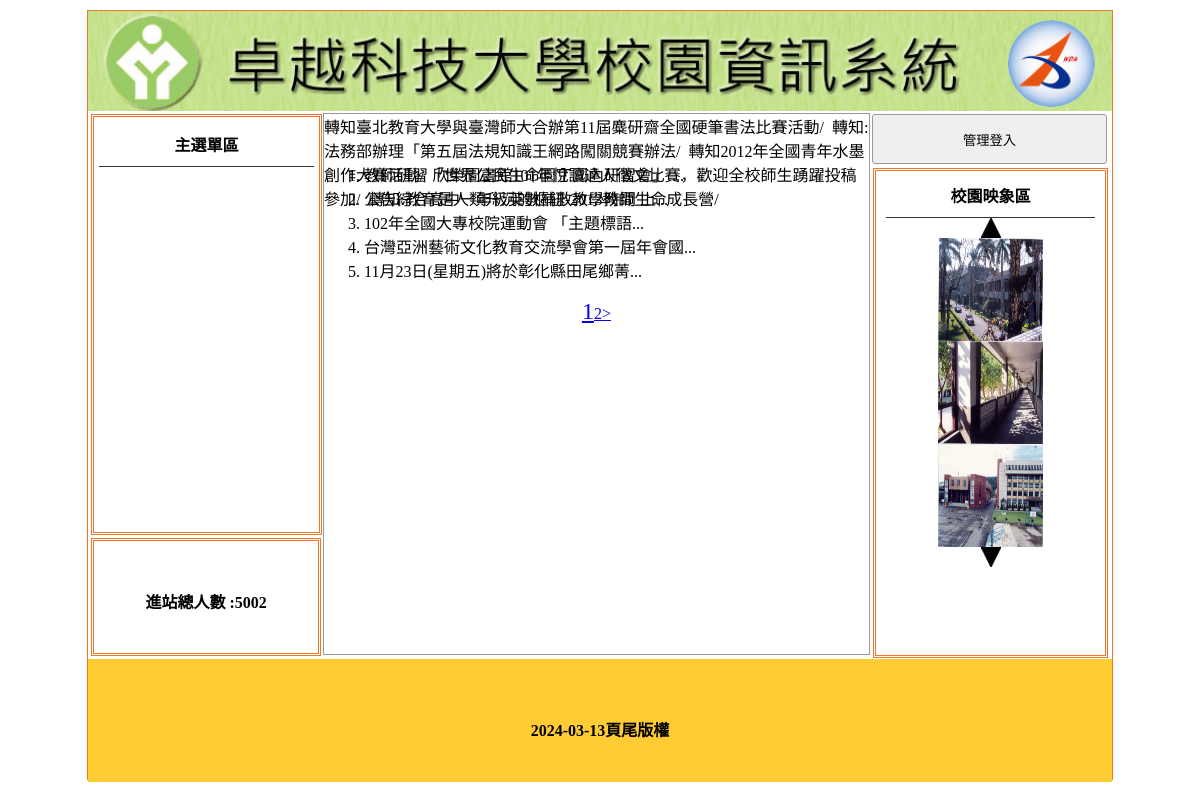
The app's page /?do=news with its own data.
### tables this page shows
CREATE TABLE `titles` (
  `id` int(10) UNSIGNED NOT NULL,
  `img` text NOT NULL,
  `text` text NOT NULL,
  `sh` int(1) NOT NULL DEFAULT 0
);

CREATE TABLE `total` (
  `id` int(10) UNSIGNED NOT NULL,
  `total` int(5) NOT NULL
);

CREATE TABLE `ad` (
  `id` int(10) UNSIGNED NOT NULL,
  `text` text NOT NULL,
  `sh` int(1) NOT NULL DEFAULT 1
);

CREATE TABLE `news` (
  `id` int(10) UNSIGNED NOT NULL,
  `text` text NOT NULL,
  `sh` int(1) NOT NULL DEFAULT 1
);

CREATE TABLE `image` (
  `id` int(10) UNSIGNED NOT NULL,
  `img` text NOT NULL,
  `sh` int(1) NOT NULL DEFAULT 1
);

CREATE TABLE `bottom` (
  `id` int(10) UNSIGNED NOT NULL,
  `bottom` text NOT NULL
);

### api/db.php (called while the page is built, shortened)
<?php
class DB
{
    protected $dsn = "mysql:host=localhost;charset=utf8;dbname=c1-06";
    protected $pdo;
    protected $table;
    public function __construct($table)
    {
        $this->table = $table;
        $this->pdo = new PDO($this->dsn, 'root', '');
    }
    private function a2s($array)
    {
        foreach ($array as $col => $value) {
            $tmp[] = "`$col`='$value'";
        }
        return $tmp;
    }
    function find($id)
    {
        $sql = "select * from `$this->table` where ";
        if (is_array($id)) {
            $tmp = $this->a2s($id);
            $sql .= join(" && ", $tmp);
        } elseif (is_numeric($id)) {
            $sql .= "`id`='$id'";
        } else {
            echo "x type";
        }
        return $this->pdo->query($sql)->fetch(PDO::FETCH_ASSOC);
    }
    private function sql_all($sql, $array, $other)
    {
        if (isset($this->table) && !empty($this->table)) {
            if (is_array($array)) {
                if (!empty($array)) {
                    $tmp = $this->a2s($array);
                    $sql .= " where " . join(" && ", $tmp);
                }
            } else {
                $sql .= " $array ";
            }
            return $sql .= $other;
        } else {
            echo "x table";
        }
    }
    function all($where = '', $other = '')
    {
        $sql = "select * from `$this->table` ";
        $sql = $this->sql_all($sql, $where, $other);
        return $this->pdo->query($sql)->fetchAll(PDO::FETCH_ASSOC);
    }
    function count($where = '', $other = '')
    {
        $sql = "select count(*) from `$this->table` ";
        $sql = $this->sql_all($sql, $where, $other);
        return $this->pdo->query($sql)->fetchColumn();
    }
}
$Title = new DB('titles');
$Total = new DB('total');
$Bottom = new DB('bottom');
$Image = new DB('image');
$News = new DB('news');
$Ad = new DB('ad');

### index.php (the view, shortened to what this page needs)
<?php include_once "./api/db.php"; ?>
<!DOCTYPE html PUBLIC "-//W3C//DTD XHTML 1.0 Transitional//EN" "http://www.w3.org/TR/xhtml1/DTD/xhtml1-transitional.dtd">
<html xmlns="http://www.w3.org/1999/xhtml">
<head>
	<link href="./css/css.css" rel="stylesheet" type="text/css">
</head>
<body>
	<div id="main">
		<?php $row = $Title->find(['sh' => 1]); ?>
		<a title="<?= $row['text']; ?>" href="./index.php">
			<div class="ti" style="background:url('./img/<?= $row['img']; ?>'); background-size:cover;"></div>
		</a>
		<div id="ms">
			<div id="lf" style="float:left;">
				<div id="menuput" class="dbor">
					<span class="t botli">主選單區</span>
				</div>
				<div class="dbor" style="margin:3px; width:95%; height:20%; line-height:100px;">
					<span class="t">進站總人數 :<?= $Total->find(1)['total']; ?></span>
				</div>
			</div>
			<?php
			$do = $_GET['do'] ?? 'main';
			$file = "./front/{$do}.php";
			if (file_exists($file)) {
				include $file;
			} else {
				include "./front/main.php";
			}
			?>
			<div class="di di ad" style="height:540px; width:23%; padding:0px; margin-left:22px; float:left; ">
				<button style="width:100%; margin-left:auto; margin-right:auto; margin-top:2px; height:50px;" onclick="lo('?do=login')">管理登入</button>
				<div style="width:89%; height:480px;" class="dbor">
					<span class="t botli">校園映象區</span>
					<div class="cent" onclick="pp(1)"><img src="./icon/up.jpg" alt=""></div>
					<?php
					$rows = $Image->all(['sh' => 1]);
					foreach ($rows as $idx=>$row) {
					?>
						<div class="im cent" id="ssaa<?=$idx; ?>"><img src="./img/<?=$row['img'];?>" style="width: 105px;height: 103px;"></div>
					<?php
					}
					?>
					<div class="cent" onclick="pp(2)"><img src="./icon/dn.jpg" alt=""></div>
				</div>
			</div>
		</div>
		<div style="width:1024px; left:0px; position:relative; background:#FC3; margin-top:4px; height:123px; display:block;">
			<span class="t" style="line-height:123px;"><?= $Bottom->find(1)['bottom']; ?></span>
		</div>
	</div>
</body>
</html>

### front/news.php (shortened to what this page needs)
<div class="di" style="height:540px; border:#999 1px solid; width:53.2%; margin:2px 0px 0px 0px; float:left; position:relative; left:20px;">
	<marquee scrolldelay="120" direction="left" style="position:absolute; width:100%; height:40px;">
		<?php
		$rows = $Ad->all(['sh' => 1]);
		foreach ($rows as $row) {
			echo $row['text'];
			echo "/&nbsp;&nbsp;";
		}
		?>
	</marquee>
	<div style="height:32px; display:block;"></div>
	<?php
	$total = $News->count(['sh' => 1]);
	$div = 5;
	$pages = ceil($total / $div);
	$now = $_GET['p'] ?? 1;
	$start = ($now - 1) * $div;
	?>
	<ol start="<?= $start + 1; ?>">
		<?php
		$rows = $News->all(['sh' => 1], " limit $start,$div");
		foreach ($rows as $row) {
		?>
			<li class="sswww"><?= mb_substr($row['text'], 0, 20); ?>...
			</li>
		<?php
		}
		?>
	</ol>
	<div class="cent">
		<?php
		for ($i = 1; $i <= $pages; $i++) {
			$fontsize = ($now == $i) ? '24px' : '16px';
			echo "<a href='?do=$do&p=$i'style='font-size:$fontsize'>$i</a>";
		}
		if ($now < $pages) {
			echo "<a href='?do=$do&p=next'>></a>";
		}
		?>
	</div>
</div>

### css/css.css (style rules this page uses)
body { padding:0px; margin:0px; }
#main { width:1024px; height:768px; margin:10px auto 10px auto; border:#EE7728 1px solid; position:relative; }
.ti { width:100%; height:100px; position:relative; background-size:cover; background-repeat:no-repeat; }
.dbor { border:#EE7728 double 3px; margin:1px; padding:2px 10px 2px 10px; }
.t { font-weight:800; display:block; text-align:center; padding:10px 1px 10px 1px; }
.botli { border-bottom:#333 1px solid; }
#lf { height:540px; width:21%; display:inline-block; }
#menuput { width:100%; height:75%; position:relative; padding:5px; display:block; margin: 3px; }
.di { display:inline-block; }
.ad { margin:1px; padding:2px 10px 2px 10px; }
.cent { text-align:center; }
input,button { border:#999 1px solid; border-radius:3px; background:#EFEFEF; padding:5px; margin:3px; }

### records on screen
titles: img (picture)
total: total "5002"
ad: text "轉知臺北教育大學與臺灣師大合辦第11屆麋研齋全國硬筆書法比賽活動"
ad: text "轉知:法務部辦理「第五屆法規知識王網路闖關競賽辦法"
ad: text "轉知2012年全國青年水墨創作大賽活動"
ad: text "欣榮圖書館101年悅讀達人徵文比賽，歡迎全校師生踴躍投稿參加"
ad: text "轉知:教育是人類升沉的樞紐-2013教師生命成長營"
news: text "教師研習「世界公民生命園丁國內研習會」"
news: text "公告綜合高中一年級英數補救教學時間 上"
news: text "102年全國大專校院運動會 「主題標語"
news: text "台灣亞洲藝術文化教育交流學會第一屆年會國"
news: text "11月23日(星期五)將於彰化縣田尾鄉菁"
image: img (picture)
image: img (picture)
image: img (picture)
bottom: bottom "2024-03-13頁尾版權"
